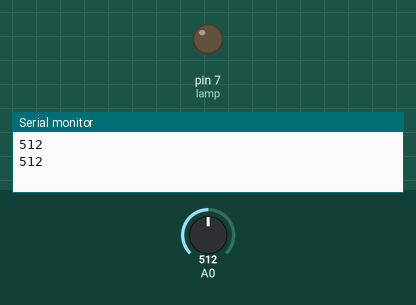
Bench run of a sketch on a simulated Arduino Uno, built with avr-gcc and run on an emulated ATmega328P. Shown: output pins drawn as LEDs (lit = HIGH), the last lines printed to the serial monitor. The inputs (shaded band) are chosen by the test bench; at power-on: A0 = 512.

Above: at 1.8 s.
1.9 s: A0 set to 412
3.4 s: A0 set to 385
At 4.3 s:
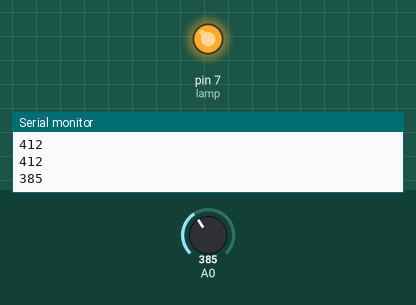
5.5 s: A0 set to 410
At 7.0 s:
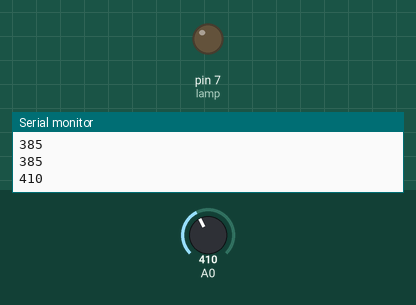
7.5 s: A0 set to 390
At 8.6 s:
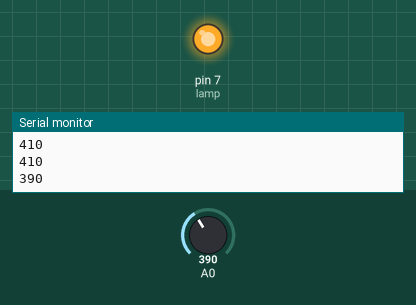
Timing chart, 0 to 10.5 s (numbered marks = the images above; inputs shaded):
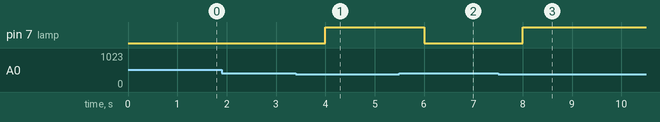

Measured:
- the behaviour switches between 400 and 399 on A0 (found by bisection; images 0 and 1)
- after the input at 3.4 s, pin 7 (lamp): LOW → HIGH after 0.60 s
- after the input at 5.5 s, pin 7 (lamp): HIGH → LOW after 0.50 s
- after the input at 7.5 s, pin 7 (lamp): LOW → HIGH after 0.50 s

The sketch:

Ldr_using_ckt_with_relay.ino
```cpp
const byte lamp=7;
void setup() {
  Serial.begin(9600);
  pinMode(lamp,1);

}

void loop() {
 unsigned int ldrValue=analogRead(A0);

 Serial.println(ldrValue);
 if(ldrValue<400)
 {
  digitalWrite(lamp,1);
 }
 else{
  digitalWrite(lamp,0);
 }
 delay(1000);
}
```
